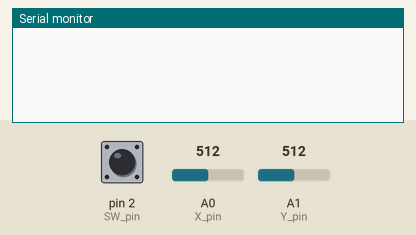
Bench run of a sketch on a simulated Arduino Uno, built with avr-gcc and run on an emulated ATmega328P. Parts: the last lines printed to the serial monitor. The test bench sets the inputs (shaded band); at power-on: A0 (X_pin) = 512, A1 (Y_pin) = 512, pin 2 (SW_pin) HIGH.

Above: at 1.2 s.
1.3 s: A0 (X_pin) set to 584
2.8 s: A0 (X_pin) set to 613
At 3.4 s:
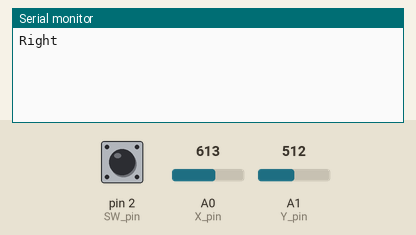
5.0 s: A1 (Y_pin) set to 588
At 5.4 s:
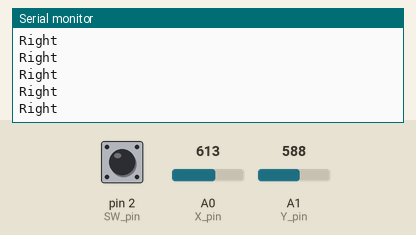
6.5 s: A1 (Y_pin) set to 614
At 6.81 s:
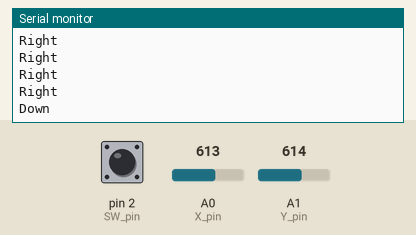

The sketch:

01_joystick.ino
```cpp
/************
 * Code example for Joystick
 */
/** Arduino pin numbers **/
// digital pin connected to switch(SW) output
const int SW_pin = 2;
// analog pin connected to X(SRx) output
const int X_pin = A0;
// analog pin connected to Y(SRy) output
const int Y_pin  = A1;

const int DEBUG = 0;
/**
 * Setup code, ran at the beginning once.
 */
void setup() {
  pinMode(SW_pin, INPUT);
  digitalWrite(SW_pin, HIGH);
  // Sets the data rate in bits per second (baud) for serial data transmission.
  Serial.begin(9600); // opens serial port, sets data rate to 9600 bps
}

void loop() {
  if (DEBUG) {
    Serial.println("========================");
    Serial.print("\rSwitch:\t");
    Serial.println(digitalRead(SW_pin));
    Serial.print("\rx-axis:\t");
    Serial.println(analogRead(X_pin));
    Serial.print("\ry-axis:\t");
    Serial.println(analogRead(Y_pin));
  }

  while (!digitalRead(SW_pin))
    Serial.println("Joystick pushed");

  // Default value of X_pin is 512
  if (analogRead(X_pin) > 600)
    Serial.println("Right");
  else if (analogRead(X_pin) < 400)
    Serial.println("Left");

  // Default value of Y_pin is 512
  if (analogRead(Y_pin) > 600)
    Serial.println("Down");
  else if (analogRead(Y_pin) < 400)
    Serial.println("Up");

  // Delay before to loop
  delay(500); // in ms
}
```

Measured:
- the behaviour switches between 600 and 601 on A0 (X_pin) (found by bisection; images 0 and 1)
- the behaviour switches between 600 and 601 on A1 (Y_pin) (found by bisection; images 2 and 3)
- after the input at 2.8 s, the serial monitor: prints a new line after 0.20 s (image 1)
- after the input at 6.5 s, the serial monitor: prints a new line at once (image 3)
